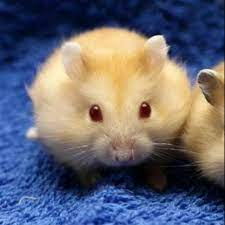
#> input picture image_for_match/chuot1.jpg, 225 x 225 px
$ python image_matching.py
#> lines starting #> are read from the running program, lines starting #| are printed output that depends on the picture
import cv2
import numpy as np
import glob
print("Hay nhap duong dan: ")
path = input("Your image path: ")
#> the answer given: image_for_match/chuot1.jpg
original = cv2.imread(path)
#> original is the input picture: shape (225, 225, 3); mean B, G, R 114.6, 102.9, 102.3

# Sift and Flann
sift = cv2.xfeatures2d.SIFT_create()

kp_1, desc_1 = sift.detectAndCompute(original, None)
#> kp_1 = 338 keypoints; strongest (x, y, size): (145, 111, 8.8), (96, 114, 9.6), (105, 84, 77.7), (144, 105, 1.9)

index_params = dict(algorithm=0, trees=5)
search_params = dict()
flann = cv2.FlannBasedMatcher(index_params, search_params)

# Load all the images
all_images_to_compare = []
titles = []
rate_max=0
name=""
bb=[]

print("Hay nhap duong dan folder chua anh: ")
path = input("Your image folder path: ")
#> the answer given: image_for_match

for f in glob.iglob(path+"\*"):
# for f in glob.iglob("images\*"):
    image = cv2.imread(f)
    titles.append(f)
    all_images_to_compare.append(image)
for image_to_compare, title in zip(all_images_to_compare, titles):

    kp_2, desc_2 = sift.detectAndCompute(image_to_compare, None)

    matches = flann.knnMatch(desc_1, desc_2, k=2)
    percentage_similarity = []
    good_points = []
    # good_points = []
    for m, n in matches:
        if m.distance <0.6*n.distance:
            good_points.append(m)

    number_keypoints = 0
    if len(kp_1) >= len(kp_2):
        number_keypoints = len(kp_1)
    else:
        number_keypoints = len(kp_2)

    print("Title: " + title)
    # percentage_similarity= []
    rate= len((good_points)) / number_keypoints * 100
    percentage_similarity.append(rate)
    print("Similarity: " + str(int(rate)) + "\n")
    if rate >rate_max:
        rate_max=rate
        # name =image_to_compare.title()
        bb=image_to_compare
#> this loop made 2 passes
#> (title, matches, number_keypoints, rate, rate_max) on pass 1: ('image_for_match/chuot1.jpg', 338 matches, 338, 100, 100)
#> (title, matches, number_keypoints, rate) on pass 2: ('image_for_match/thay_tung.jpg', 338 matches, 455, 0)
#| Title: image_for_match/chuot1.jpg
#| Similarity: 100
#| Title: image_for_match/thay_tung.jpg
#| Similarity: 0
#> after the loop, rate_max = 100


#print ("Max value perentage : ", max(percentage_similarity))
print ("Max value perentage : ", rate_max)
#| Max value perentage :  100.0
# [6 lines of commented-out code are left out]
kp_2, desc_2 = sift.detectAndCompute(bb, None)
#> kp_2 has the same summary as kp_1

index_params = dict(algorithm=0, trees=5)
search_params = dict()
flann = cv2.FlannBasedMatcher(index_params, search_params)

matches = flann.knnMatch(desc_1, desc_2, k=2)
good_points = []

for m, n in matches:

    if m.distance < 0.6*n.distance:
        good_points.append(m)
#> after the loop, good_points = 338 matches


result = cv2.drawMatches(original, kp_1, bb, kp_2, good_points, None)
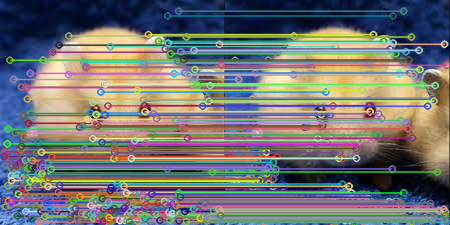
#> result: shape (225, 450, 3); mean B, G, R 115.4, 115.8, 114.9

cv2.imshow("original image", original)
cv2.imshow("fined Image", bb)
cv2.imshow("matched points", result)
cv2.waitKey(0)
cv2.destroyAllWindows()
